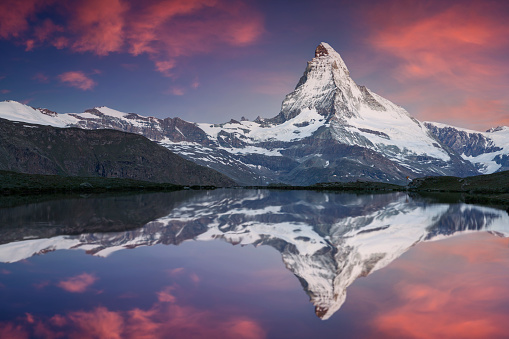
#> input picture Lab1/data/matterhorn.jpg, 509 x 339 px; the run also reads 3 pictures not shown here
$ jupyter execute --allow-errors 01_introduction_image_processing_2024.ipynb   (shell and % lines are left out)
#> lines starting #> are read from the running program, lines starting #| are printed output that depends on the picture; after the words box and inside, x2 and y2 are one past the last pixel; in counts of white or black regions, pixels touching at a corner belong together
**Students' name**

**Sofija Orlovic**

**Petar Damjanovic**

This aim of this course is to review the evolution of image processing tools, from basics to deep learning algorithms. The semester is split into four labs :

* **Lab 1** : Introduction to Image Processing
* **Lab 2** : Object detection
* **Lab 3** : Object tracking
* **Lab 4** : Introduction to Deep Learning

Let's start with the first chapter of this course!

# Chapter 1 : Introduction to Image Processing

(100 points)

[cell 1]
import cv2 as cv
import numpy as np
import os
import math
#> (the rest of this cell did not finish here and is left out)

## 1.1 Introduction to Basic Image Processing Using OpenCV and NumPy

(20 points)

In this section we start with the basic image processing in Python.

**Goals:**

1. Read an image, access and modify pixel values
2. Change color space
3. Understand the concepts of histogram and histogram equalization

### 1.1.1 Read an image, access and modify pixel values

The code in the next section shows how you can load an image into the Jupyter notebook.

[cell 2]
# reading an image
img = cv.imread(os.path.join('.', 'data', 'matterhorn.jpg'))
#> img is the input picture: shape (339, 509, 3); mean B, G, R 115.7, 95.9, 110
print('Image has dimensions: {}'.format(img.shape))
#| Image has dimensions: (339, 509, 3)
print('There is a total of {} elements'.format(img.size))
#| There is a total of 517653 elements

OpenCV loads the image in a type of variable called a NumPy array. Elements of a NumPy array are accessed through indexing with the operator `[.]` where `.` indicates which dimensions you're accessing. The dimensions are organized as follows: `rows, cols, channels`. More information about indexing in NumPy is in the [doc](https://docs.scipy.org/doc/numpy/reference/arrays.indexing.html).

**QUESTION:** (/2)
- What do `rows, cols, channels` represent in the image?
- What is the value of channels for grayscale and colored image?
- Is the `matterhorn.jpg` image a grayscale or color image? Why?
- What is the meaning of each channel when the image is loaded with OpenCV ([Hint](https://docs.opencv.org/4.x/d4/da8/group__imgcodecs.html#ga288b8b3da0892bd651fce07b3bbd3a56))

**YOUR ANSWER**

Rows and cols represnet rows and columns of the matrix via which the image is represented. Channels represent different colour channels of the image.
For the grayscale images there exists only one channel, while for the coloured ones there are 3 (Blue, Green and Red).
`matterhorn.jpg` is a colour image as it has 3 channels.
In OpenCV, channels are in BGR order. First channel is blue, second is green and third is red.

In the next cell we display the image using the provided function `display_image()` in file `utils.py`.

#> (a cell that did not finish here is left out)

Now that you have an image loaded in the notebook, let's extract some properties from it. Here is how you can access a pixel or a region of the image, and modify a pixel value.

[cell 4]
pixel_row = 10
pixel_col = 10

# accessing pixel (pixel_x, pixel_y)
print('Pixel value at location {}x{} is {}'.format(pixel_row, pixel_col, img[pixel_row, pixel_col]))
#| Pixel value at location 10x10 is [63 39 87]

# accessing region of the image starting at(pixel_row, pixel_col)
region_size = 10
img_region = img[pixel_row:pixel_row+region_size, pixel_col:pixel_col+region_size]
print('Region size is {}'.format(img_region.shape))
#| Region size is (10, 10, 3)

# modifying pixel value
img[pixel_row, pixel_col] = [0, 0, 0]
#> img: shape (339, 509, 3); under 0.01% of pixels changed, all inside (x1, y1, x2, y2) = (10, 10, 11, 11)
print('New pixel value at location {}x{} is {}'.format(pixel_row, pixel_col, img[pixel_row, pixel_col]))
#| New pixel value at location 10x10 is [0 0 0]

**QUESTION:** (/1)

In the next cell, change the color of the pixels to white in a rectangle of size (40, 100) starting from the pixel (30, 60) and show the new image.

[cell 5]
# modifying pixel value

## YOUR CODE HERE
img[30:30+40, 60:60+100] = (255, 255, 255)
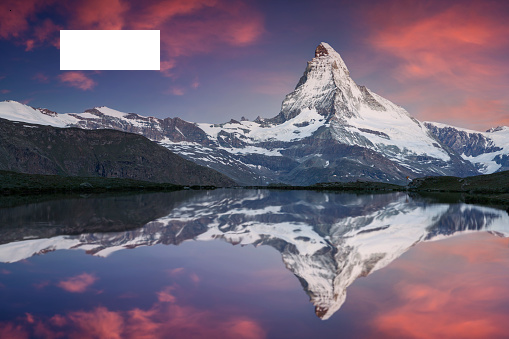
#> img: shape (339, 509, 3); mean B, G, R 119.2, 100.2, 113.6


# Display the modified image with white rectangle
#> (the rest of this cell did not finish here and is left out)

### 1.1.2 Colorspace Conversion

Now, you will learn how to convert images from one colorspace to another, like BGR ↔ Gray, BGR ↔ YUV etc. There are more than 150 color-space conversion methods available in OpenCV.

**QUESTION:** (/4)

In the next two cells, implements the conversion function going from BGR image to GRAY image and BGR to YUV image. There are built-in functions in OpenCV doing exactly that but for the moment we'll ask you to implement your **own** function in order to get the idea of what is happening under the hood.

[cell 6]
def convert_bgr_to_grayscale(frame):
    """
    Convert a given bgr image into grayscale image
    :param frame: Color image to convert
    :return: Grayscale image as numpy array
    """

    # YOUR CODE HERE

    b = frame[..., 0].astype(np.float32)
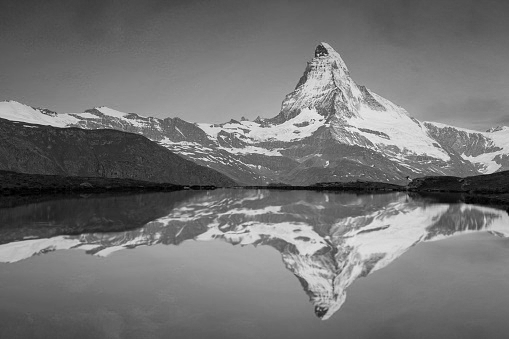
#> b: shape (339, 509) float32; min 0, max 249, mean 115.7
    g = frame[..., 1].astype(np.float32)
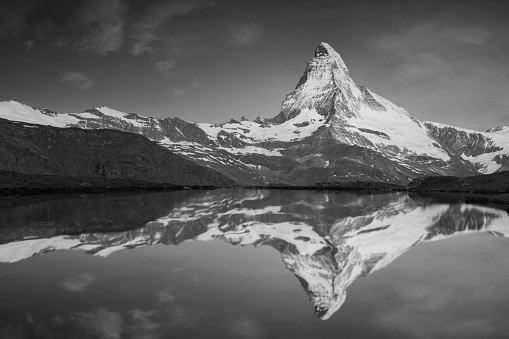
#> g: shape (339, 509) float32; min 0, max 245, mean 95.9
    r = frame[..., 2].astype(np.float32)
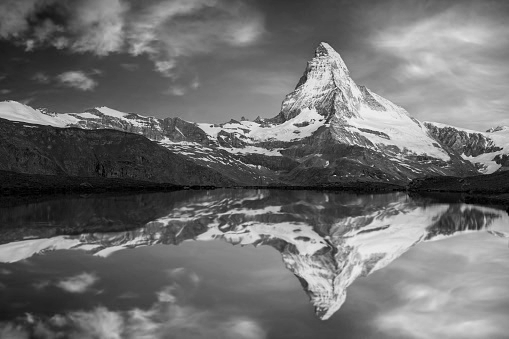
#> r: shape (339, 509) float32; min 0, max 245, mean 110

    gray = 0.114 * b + 0.587 * g + 0.299 * r
    image = np.clip(gray, 0, 255)
    return image.astype(np.float32)

[cell 7]
def convert_bgr_to_yuv(frame):
    """
    Convert a given rgb image into hsv image
    :param frame: Color image to convert
    :return: YUV image as numpy array
    """

    # YOUR CODE HERE

    b = frame[..., 0].astype(np.float32)
    g = frame[..., 1].astype(np.float32)
    r = frame[..., 2].astype(np.float32)

    y = 0.114*b + 0.587*g + 0.299*r
    u = -0.14713*r - 0.28886*g + 0.436*b + 128.0
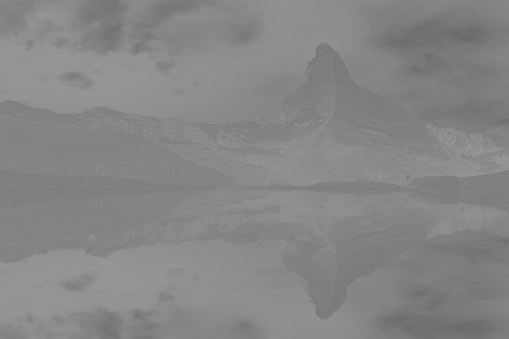
#> u: shape (339, 509) float32; min 101, max 154.2, mean 134.6
    v = 0.615*r - 0.51499*g - 0.10001*b + 128.0
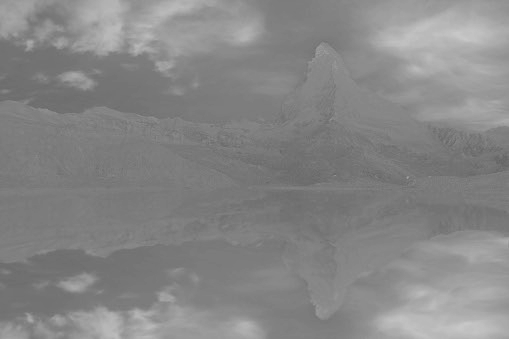
#> v: shape (339, 509) float32; min 98.15, max 201, mean 134.7

    yuv = np.stack([y, u, v], axis=-1)
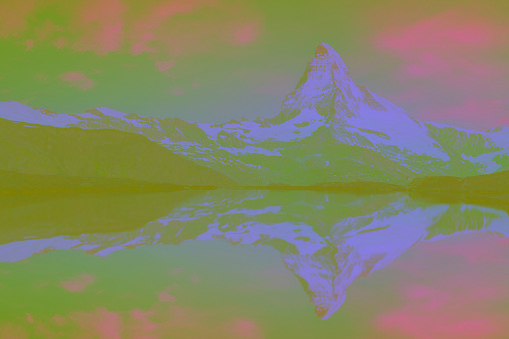
#> yuv: shape (339, 509, 3) float32; mean of channels 0, 1, 2 102.4, 134.5, 134.7; drawn as B, G, R
    image =  np.clip(yuv, 0, 255).astype(np.uint8)
    return image.astype(np.uint8)

The following lines shows the conversion based on your implementation and the built-in function from OpenCV. If everything went well, the two should match.

[cell 8]
# Load image
img = cv.imread(os.path.join('.', 'data', 'matterhorn.jpg'))
# convert to gray + hsv
img_gray = convert_bgr_to_grayscale(img)
img_yuv = convert_bgr_to_yuv(img)
gt_gray = cv.cvtColor(img, cv.COLOR_BGR2GRAY)
gt_yuv = cv.cvtColor(img, cv.COLOR_BGR2YUV)
#> gt_yuv: shape (339, 509, 3); mean of channels 0, 1, 2 102.4, 134.5, 134.7
# Display
#> (the rest of this cell did not finish here and is left out)

Now you know how to convert *BGR* image to any color space, you can use this to extract a colored object. In *HSV*, it is more easier to represent a color than in *BGR* colorspace. Here is the method to extract a colored object:

1. Reading an input image
2. Convert from *BGR* to *HSV* color-space using bluit-in function from OpenCV
3. We threshold the *HSV* image to extract the pixels in the desired color range.

**QUESTION:** (/2)

First, implement the function `threshold_bgr_image()` to threshold the color image in the desired color range.

**Hint**: You may use the OpenCV functions `inRange()` and `bitwise_and()`.

[cell 9]
def threshold_bgr_image(frame, lower, upper):
    """
    Segment image.
        1. Convert image to HSV color space
        2. Find pixels in the desired color range (lower, upper)
        3. Apply the mask to the image.
    :param frame: BGR image to segment
    :param lower: Lower threshold value
    :param upper: Upper threshold value
    :return res: Segmented image
    :return mask: binary mask
    """
    img_hsv = cv.cvtColor(frame, cv.COLOR_BGR2HSV)
    img_mask = cv.inRange(img_hsv, lower, upper)
    mask = img_mask
    res = cv.bitwise_and(frame, frame, mask = mask)


    return res, mask

The next cell test your function on the blue pixels of the image.

[cell 10]
os.chdir(r"C:\Users\Petar\Desktop\IPLAB\Lab1")
print(os.getcwd())

[cell 11]
# 1. Read input
img = cv.imread(os.path.join('.','data', 'circles_color.png'))
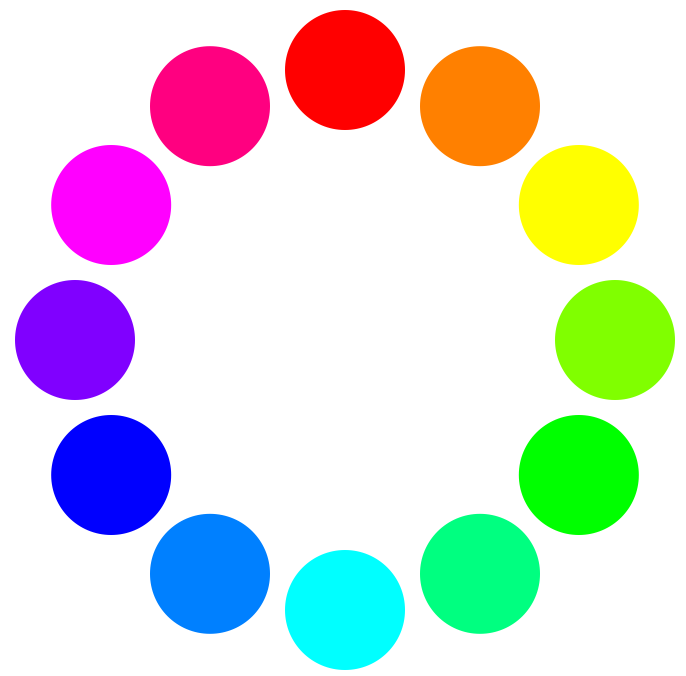
#> input picture Lab1/data/circles_color.png, 686 x 676 px
#> img is the input picture: shape (676, 686, 3); mean B, G, R 217.7, 217.7, 217.7

# 2. Define range of blue color in HSV
lower = np.asarray([90,120,120])
upper = np.asarray([130,255,255])
im, mask = threshold_bgr_image(img, lower, upper)
#> in threshold_bgr_image, `img_mask = cv.inRange(img_hsv, lower, upper)`:
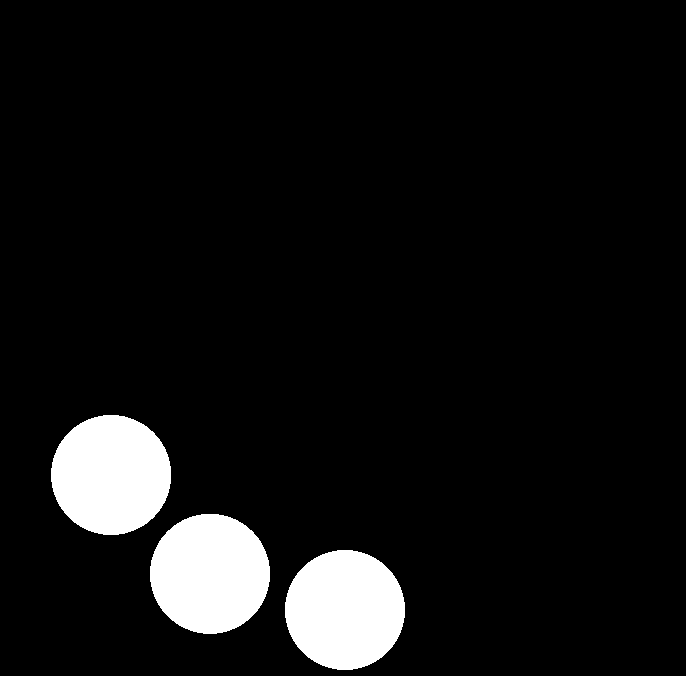
#> img_mask: shape (676, 686); 7.3% white; 3 white regions, box (x1, y1, x2, y2) and area: (51, 415, 171, 535) 11326, (150, 514, 270, 634) 11326, (285, 550, 405, 670) 11304

# 3. Display using subplots
#> (the rest of this cell did not finish here and is left out)

In order to find *HSV* values, you can use the same function, `cv.cvtColor()`. Instead of passing an image, you just pass the *BGR* values you want. The next cell shows an example to find the HSV value of red.

[cell 12]
red = np.uint8([[[0, 0, 255 ]]])
hsv_red = cv.cvtColor(red, cv.COLOR_BGR2HSV)
print( 'HSV component {}'.format(hsv_red))

**QUESTION:** (/2)

Try to extract the **Yellow** circle. Comment and show the result.

So, first we will see to which HSV values yellow corresponds.

In OpenCV, the HSV ranges are:

- **Hue (H):** 0–179
- **Saturation (S):** 0–255
- **Value (V):** 0–255

Yellow corresponds approximately to:

$$
H \in [20, 35], \quad S \in [100, 255], \quad V \in [100, 255]
$$

[cell 13]
# 1. Read input
img = cv.imread(os.path.join('.','data', 'circles_color.png'))

# 2. Extract yellow color in HSV
lower_yellow = np.array([20, 100, 100], dtype=np.uint8)
upper_yellow = np.array([35, 255, 255], dtype=np.uint8)

### Your code here ###
im, mask = threshold_bgr_image(img, lower_yellow, upper_yellow)

# 3. Display using subplots
#> (the rest of this cell did not finish here and is left out)

**YOUR ANSWER**

From the figures presented, we can see that yellow circle is perfectly segmented.

So far you have been working with color image, but you could apply the same approach with the grayscale image.

**QUESTION:** (/2)

Now, try to extract the **yellow** pencil using the grayscale image. What are the pros and cons of each method (colors *vs* grayscale)?

[cell 14]
def threshold_gray_image(frame, lower, upper):
    """
    Segment image.
        1. Convert image to gray color space
        2. Find pixels in the desired color range (lower, upper)
        3. Apply the mask to the image.
    :param frame: BGR image to segment
    :param lower: Lower threshold value
    :param upper: Upper threshold value
    :return: Segmented image, binary mask
    """
#> called with lower = 220, upper = 254

    gray = cv.cvtColor(frame, cv.COLOR_BGR2GRAY)
#> gray: shape (676, 686)
    mask = cv.inRange(gray, lower, upper)
#> mask: shape (676, 686); 2.8% white; 851 white regions (850 under 20 px), largest, box (x1, y1, x2, y2) and area: (518, 145, 639, 265) 11502
    res = cv.bitwise_and(frame, frame, mask=mask)
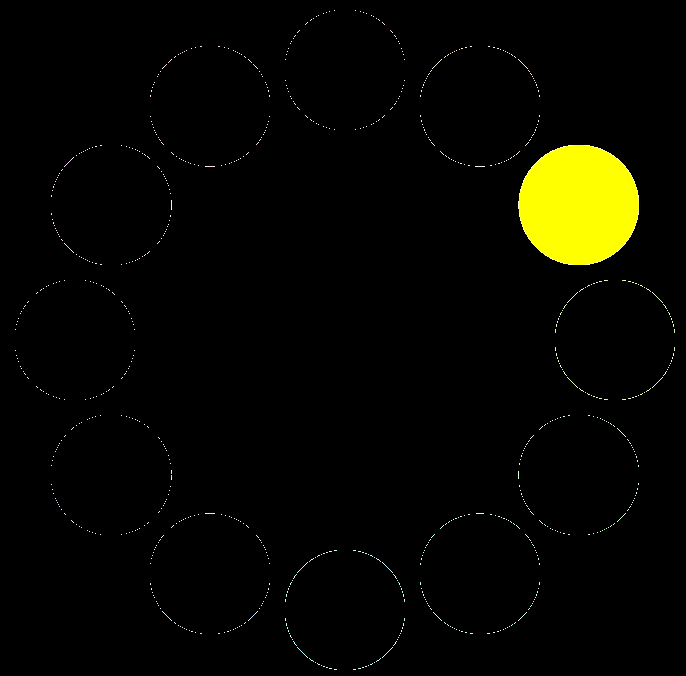
#> res: shape (676, 686, 3); mean B, G, R 0.9, 7.1, 7.1
#> (the rest of the program and of its run is left out)
